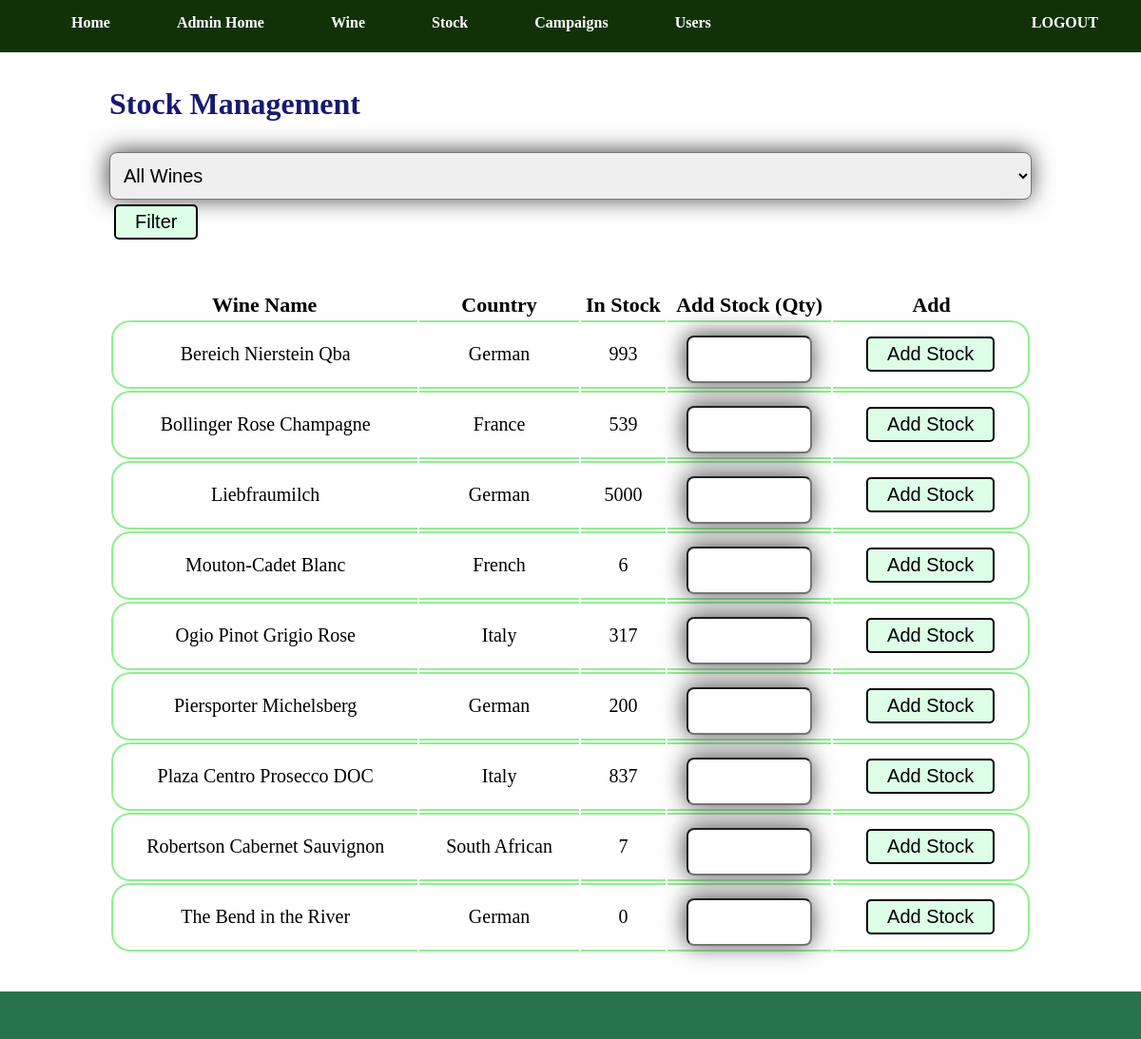
The app's page /admin/aStock.php (signed in), older data.
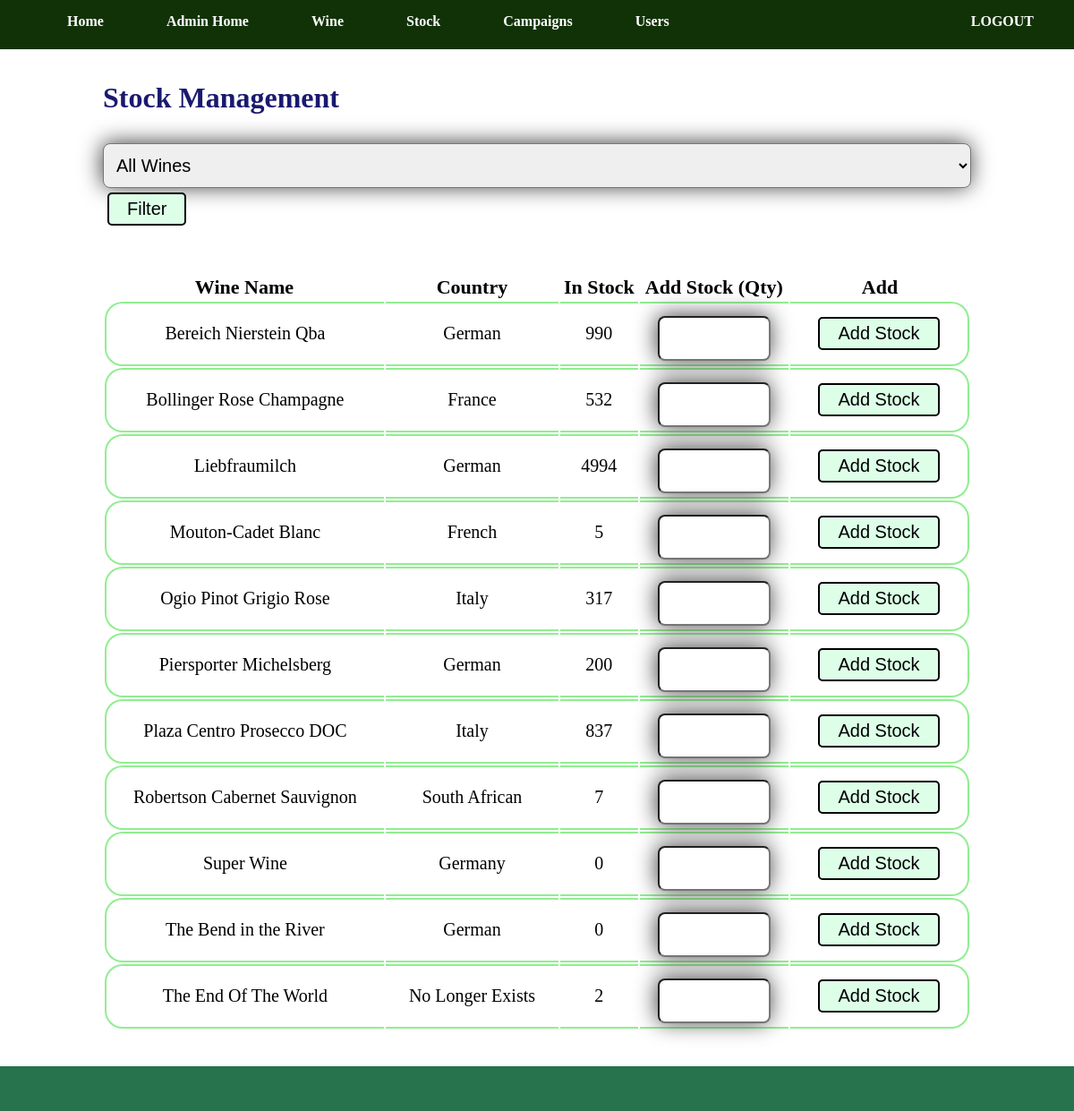
The same page, newer data.
### tables this page shows
CREATE TABLE IF NOT EXISTS `wine` (
  `wine_id` int(11) NOT NULL,
  `wine_name` varchar(100) NOT NULL,
  `country` varchar(100) NOT NULL,
  `bottle_size` int(11) DEFAULT NULL,
  `description` longtext,
  `price_per_bottle` double(10,2) NOT NULL,
  `bottles_per_case` int(11) NOT NULL,
  `asset_link` varchar(255) DEFAULT NULL,
  `lvl` enum('Sweet Wine','Dry Wine','Light Bodied Wine','Full Bodied Wine') DEFAULT NULL,
  `date_added` datetime NOT NULL DEFAULT CURRENT_TIMESTAMP,
  `category_id_fk` int(11) NOT NULL
);

CREATE TABLE IF NOT EXISTS `stock_hold` (
  `stock_hold_id` int(11) NOT NULL,
  `quantity` int(11) NOT NULL DEFAULT '0',
  `wine_id_fk` int(11) NOT NULL
);

### admin/Database/db_access.php (called while the page is built, shortened)
<?php
class DbConnection {
    private $db_host = "localhost";
    private $db_user = "wine_user";
    private $db_name = "wine_app";
    private $db_pass = "paulNeve";
    protected $dbConn;
    public function __construct() {
        try {
            $this->dbConn = new PDO("mysql:host=$this->db_host;dbname=$this->db_name", $this->db_user, $this->db_pass);
            $this->dbConn->setAttribute(PDO::ATTR_ERRMODE, PDO::ERRMODE_EXCEPTION);
        } catch(PDOException $ex) {
            echo 'CONNECTION ERROR: ' . $ex->getMessage();
        }
    }
    public function getPdo() {
        return $this->dbConn;
    }
}
require_once ("../Database/db_Read.php");
$readObject = new ReadObject();
?>

### Database/db_Read.php (called while the page is built, shortened)
<?php
    class Read extends DbConnection {
        protected $pdo;
        public function __construct() {
            $this->pdo = $this->getPdo();
        }
        public function readQC($_q, $_c) {
            $statement = $this->pdo->prepare($_q);
            $statement->execute();
            $result = $statement->fetchAll(PDO::FETCH_CLASS, $_c);
            return $result;
        }
    }
    class ReadObject extends Read {
        public function getAllWines() {
            $q = "SELECT * FROM wine, category, stock_hold WHERE stock_hold.wine_id_fk = wine.wine_id AND  wine.category_id_fk = category.category_id ORDER BY wine_name ASC";
            $c = 'Wine';
            return $this->readQC($q, $c);
        }
    }
?>

### admin/Controllers/aStock_controller.php (called while the page is built, shortened)
<?php
require_once("Database/db_access.php");
require_once ("../Model/m_wine.php");
if (isset($_GET["aCode"]) && $_GET["aCode"] == "filter" && $_GET["wine_type"] != "all") {
    $accessWines = [];
    $accessWines = $readObject->getAllWinesByCategory($_GET["wine_type"]);
    $message = "You selection has now been filtered.";
} else {
    $accessWines = $readObject->getAllWines();
}
?>

### Model/m_wine.php (called while the page is built, shortened)
<?php
    class Wine implements JsonSerializable {
        function __get($name) {
            return $this->$name;
        }
    }
?>

### admin/aStock.php (the view, shortened to what this page needs)
<?php require_once ('Includes/header.php'); ?>
<?php require_once ('Controllers/aStock_controller.php'); ?>
    <div class="row">
        <div class="col-offset-lg-2 col-lg-8 col-offset-md-1 col-md-10 col-sm-12 formContent">
            <h1>Stock Management</h1>
            <form method="get" action="aStock.php">
                <select name="wine_type">
                    <option name="wine_type" value="all">All Wines</option>
                </select>
                <input type="submit" value="Filter"/>
            </form>
        </div>
    </div>
    <br>
    <div class="row">
        <div class="col-offset-lg-2 col-lg-8 col-offset-md-1 col-md-10 col-sm-12 formContent">
            <div class="tableData">
                <table>
                    <tr>
                        <th>Wine Name</th>
                        <th>Country</th>
                        <th>In Stock</th>
                        <th>Add Stock (Qty)</th>
                        <th>Add</th>
                    </tr>
                    <?php foreach ($accessWines as $wine): ?>
                        <tr>
                            <td><?= $wine->wine_name ?></td>
                            <td><?= $wine->country ?></td>
                            <td><?= $wine->quantity ?></td>
                            <form method="POST" action="aStock.php">
                                <td><input type="number" name="quantity" min="0" max="9999" step="1" ></td>
                                <td><input type="submit" value="Add Stock"></td>
                            </form>
                        </tr>
                    <?php endforeach; ?>
                </table>
            </div>
        </div>
    </div>
<?php require_once ('Includes/footer.php'); ?>

Row changes from the older to the newer data that the page shows:
changed wine "Bereich Nierstein Qba": stock_hold.quantity "993" → "990"
changed wine "Bollinger Rose Champagne": stock_hold.quantity "539" → "532"
changed wine "Liebfraumilch": stock_hold.quantity "5000" → "4994"
changed wine "Mouton-Cadet Blanc": stock_hold.quantity "6" → "5"
added wine: wine_name "Super Wine", country "Germany", stock_hold.quantity "0"
added wine: wine_name "The End Of The World", country "No Longer Exists", stock_hold.quantity "2"
